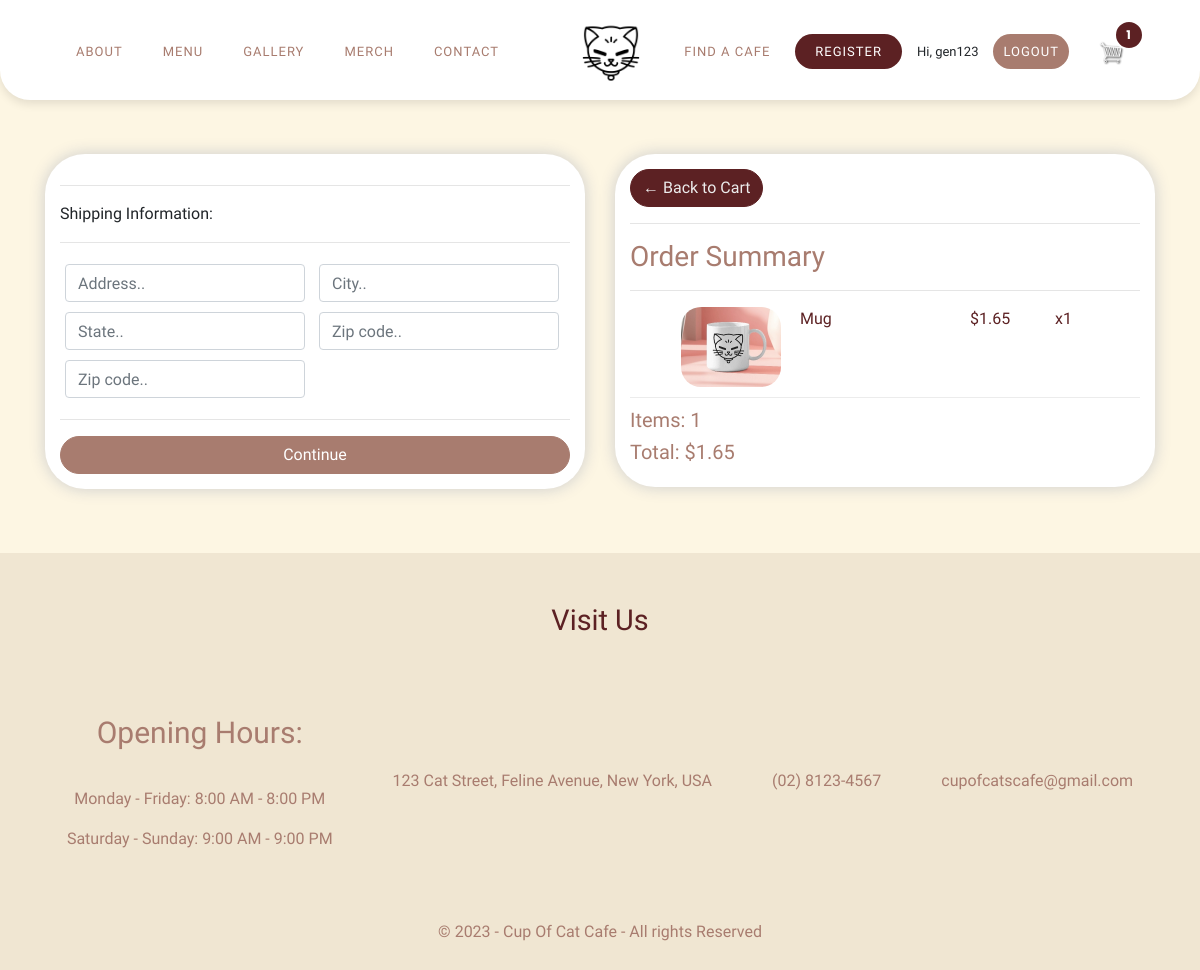
The app's page /checkout/ (signed in) with its own data.
### store/models.py (models this page shows, shortened)
class OrderItem(models.Model):
	product = models.ForeignKey(Product, on_delete=models.SET_NULL, null=True)
	order = models.ForeignKey(Order, on_delete=models.SET_NULL, null=True)
	quantity = models.IntegerField(default=0, null=True, blank=True)
	date_added = models.DateTimeField(auto_now_add=True)
	@property
	def get_total(self):
		total = self.product.price * self.quantity
		return total

class Product(models.Model):
	name = models.CharField(max_length=200)
	price = models.FloatField()
	digital = models.BooleanField(default=False,null=True, blank=True)
	image = models.ImageField(null=True, blank=True)
	category = models.CharField(max_length=50, default="product")  # Or a boolean flag `is_merch`
	@property
	def imageURL(self):
		try:
			url = self.image.url
		except:
			url = ''
		return url

class Order(models.Model):
	customer = models.ForeignKey(Customer, on_delete=models.SET_NULL, null=True, blank=True)
	date_ordered = models.DateTimeField(auto_now_add=True)
	complete = models.BooleanField(default=False)
	transaction_id = models.CharField(max_length=100, null=True)
	@property
	def shipping(self):
		shipping = False
		orderitems = self.orderitem_set.all()
		for i in orderitems:
			if i.product.digital == False:
				shipping = True
		return shipping
	@property
	def get_cart_total(self):
		orderitems = self.orderitem_set.all()
		total = sum([item.get_total for item in orderitems])
		return total
	@property
	def get_cart_items(self):
		orderitems = self.orderitem_set.all()
		total = sum([item.quantity for item in orderitems])
		return total

### store/views.py (the view)
# urls.py: path('checkout/', views.checkout, name="checkout"),
def checkout(request):
	data = cartData(request)
	cartItems = data['cartItems']
	order = data['order']
	items = data['items']
	context = {'items':items, 'order':order, 'cartItems':cartItems}
	return render(request, 'store/checkout.html', context)

### store/templates/store/checkout.html (shortened to what this page needs)
{% extends 'store/main.html' %}
{% load static %}
{% block content %}
     <div class="row">
		<div class="col-lg-6">
			<div class="box-element-checkout" id="form-wrapper">
				<form id="form">
					<div id="shipping-info">
						<hr>
						<p>Shipping Information:</p>
						<hr>
						<div class="form-field">
							<input class="form-control" type="text" name="address" placeholder="Address..">
						</div>
						<div class="form-field">
							<input class="form-control" type="text" name="city" placeholder="City..">
						</div>
						<div class="form-field">
							<input class="form-control" type="text" name="state" placeholder="State..">
						</div>
						<div class="form-field">
							<input class="form-control" type="text" name="zipcode" placeholder="Zip code..">
						</div>
						<div class="form-field">
							<input class="form-control" type="text" name="country" placeholder="Zip code..">
						</div>
					</div>
					<hr>
					<input id="form-button" class="btn btn-success btn-block" type="submit" value="Continue">
				</form>
			</div>
			<br>
		</div>
		<div class="col-lg-6">
			<div class="box-element-backtocart">
				<a  class="btn btn-outline-dark" href="{% url 'cart' %}">&#x2190; Back to Cart</a>
				<hr>
				<h3>Order Summary</h3>
				<hr>
				{% for item in items %}
				<div class="cart-row">
					<div style="flex:2"><img class="row-image" src="{{item.product.imageURL}}"></div>
					<div style="flex:2"><p>{{item.product.name}}</p></div>
					<div style="flex:1"><p>${{item.product.price|floatformat:2}}</p></div>
					<div style="flex:1"><p>x{{item.quantity}}</p></div>
				</div>
				{% endfor %}
				<h5>Items:   {{order.get_cart_items}}</h5>
				<h5>Total:   ${{order.get_cart_total|floatformat:2}}</h5>
			</div>
		</div>
	</div>
{% endblock content %}

### store/templates/store/main.html (shortened to what this page needs)
<!DOCTYPE html>
{% load static %}
<html>
<head>
	<link rel="stylesheet" href="https://stackpath.bootstrapcdn.com/bootstrap/4.4.1/css/bootstrap.min.css">
	<link rel="stylesheet" type="text/css" href="{% static 'css/main.css' %}">
</head>
<body>
	{% block navbar %}
	<nav class="navbar navbar-expand-lg navbar-dark bg-dark">
	<ul class="menu">
		<li><a href="{% url 'aboutus' %}">About</a></li>
		<li><a href="{% url 'store' %}">Menu</a></li>
		<li><a href="{% url 'gallery' %}">Gallery</a></li>
		<li><a href="{% url 'merch' %}">Merch</a></li>
		<li><a href="{% url 'contact' %}">Contact</a></li>
	</ul>
	<div class="logo">
		<a href="{% url 'home' %}">
			<img src="{% static 'images/logo-test.png' %}" class="logo" alt="Logo">
		</a>
	</div>
	  <div class="collapse navbar-collapse" id="navbarSupportedContent">
	  <ul class="right-buttons">
		<li><a href="{% url 'findcafe' %}"  class="findacafebutton">Find a Cafe</a></li>
		<li><a href="{% url 'register' %}" class="ordernowbutton">Register</a></li>
		{% if user.is_authenticated %}
		<span><p style="text-align: center; margin-top: 15px;">Hi, {{ user.username }}</p></span>
		<span><a href="{% url 'logout' %}"class="logoutButton">Logout</a></span>
		{% else %}
		<li><a href="{% url 'login' %}"class="loginButton">Login</a></li>
		{% endif %}
		<li class="cart-wrapper">
				<a href="{% url 'cart' %}">
				<img id="cart-icon" src="{% static 'images/cart.png' %}" alt="Cart">
				<p id="cart-total">{{cartItems}}</p>
			</a>
		</li>
	</div>
	</nav>
	{% endblock navbar %}
     <div class="container">
            <br>
            {% block content %}
            {% endblock content %}
         </div>
		 <section id="contact" class="contact fade-in">
			<h2 style="color: #5c2123;">Visit Us</h2>
			<div class="contact-info">
				<div class="info-item slide-up">
					<p style="font-size: 30px;";>Opening Hours:<p>
					<p>Monday - Friday: 8:00 AM - 8:00 PM</p>
					<p>Saturday - Sunday: 9:00 AM - 9:00 PM</p>
				</div>
				<div class="info-item slide-up">
					<p>123 Cat Street, Feline Avenue, New York, USA</p>
				</div>
				<div class="info-item slide-up">
					<p>(02) 8123-4567</p>
				</div>
				<div class="info-item slide-up">
					<p>cupofcatscafe@gmail.com</p>
				</div>
				<div class="info-item slide-up">
					<p>© 2023 - Cup Of Cat Cafe - All rights Reserved</p>
				</div>
			</div>
</body>
</html>

### static/css/main.css (style rules this page uses)
html, body { margin: 0; padding: 0; width: 100%; overflow-x: hidden; }
.menu { padding: 50px 20px; }
* { margin: 0; padding: 0; box-sizing: border-box; list-style: none; text-decoration: none; }
nav { z-index: 1000; position: absolute; }
nav a { color: #a87c6f; text-transform: uppercase; transition: all 0.1s ease; letter-spacing: 1px; padding: 10px; }
html { background-color: #fdf6e3; }
body { font-family: "Titan One", sans-serif; font-weight: 400; font-style: normal; }
nav { background-color: white; height: 100px; font-size: 13px; width: 100%; border-bottom-left-radius: 30px; border-bottom-right-radius: 30px; position: sticky; top: 0; display: flex; justify-content: space-between; align-items: center; padding: 0 20px; box-shadow: 0px 4px 10px rgba(0, 0, 0, 0.1); }
.logo img { width: 70px; height: 70px; position: absolute; left: 48%; top: 15px; }
ul { display: flex; gap: 20px; }
.menu { flex: 1; justify-content: center; margin-top: 20px; margin-left: 30px; }
.menu li, .right-buttons li { display: inline-block; line-height: 80px; }
.right-buttons { flex-wrap: wrap; justify-content: flex-end; margin-top: 20px; margin-right: 20px; display: flex; align-items: center; gap: 15px; }
.ordernowbutton { background-color: #5c2123; padding: 10px 20px; color: white; border-radius: 80px; transition: all 0.2s ease; }
.cart-wrapper { position: relative; display: inline-block; }
#cart-icon { margin-right: 40px; width: 25px; height: 25px; display: block; }
#cart-total { position: absolute; top: 60px; right: 20px; text-align: center; color: #fff; background-color: #5c2123; width: 30px; height: 30px; font-family: 'poppins', sans-serif; border-radius: 50%; font-weight: bold; font-size: 12px; line-height: 25px; border: 2px solid white; }
.loginButton, .logoutButton { background-color: #a87c6f; color: white; transition: 0.2s; border-radius: 80px; text-decoration: none; }
body { background-color: hsl(0, 0%, 98%); }
h1,h2,h3,h4,h5,h6 { color:#a87c6f; }
.bg-dark { background-color:white!important; }
.col-lg-4, .col-lg-6, .col-lg-8, .col-lg-12 { margin-top: 30px; }
.btn { border-radius: 0; }
.row-image { width: 100px; }
.form-field { width:250px; display: inline-block; padding: 5px; }
.cart-row { display: flex; align-items: flex-stretch; padding-bottom: 10px; margin-bottom: 10px; border-bottom: 1px solid #ececec; }
body { background-color: #fdf6e3; }
.btn.btn-outline-dark { border-radius: 80px; color: #ececec; border-color: #5c2123; background-color: #5c2123; }
.btn.btn-success { border-radius: 80px; background-color: #a87c6f; color: white; border-color: #a87c6f; }
.box-element-checkout { box-shadow:hsl(0, 0%, 80%) 0 0 16px; background-color: #fff; border-radius: 40px; padding: 15px; }
.box-element-backtocart { box-shadow:hsl(0, 0%, 80%) 0 0 16px; background-color: #fff; border-radius: 40px; padding: 15px; }
.row-image { border-radius: 20px; margin-left: 30%; }
.cart-row { color: #5c2123; }
nav { animation: fadeIn 1s ease-in-out; }
nav .menu li { animation: slideUp 0.5s ease-in-out; animation-delay: calc(0.1s * var(--i)); animation-fill-mode: both; }
.contact { animation: fadeIn 1s ease-in-out; }
.contact h2 { animation: slideInFromTop 1s ease-in-out; }
.contact-info .info-item { animation: slideInFromBottom 1s ease-in-out; animation-delay: calc(0.2s * var(--i)); animation-fill-mode: both; }
nav .menu li:nth-child(1) { --i: 1; }
nav .menu li:nth-child(2) { --i: 2; }
nav .menu li:nth-child(3) { --i: 3; }
nav .menu li:nth-child(4) { --i: 4; }
nav .menu li:nth-child(5) { --i: 5; }
.contact-info .info-item:nth-child(1) { --i: 1; }
.contact-info .info-item:nth-child(2) { --i: 2; }
.contact-info .info-item:nth-child(3) { --i: 3; }
.contact-info .info-item:nth-child(4) { --i: 4; }
.contact-info .info-item:nth-child(5) { --i: 5; }
.contact { background-color: #f0e6d2; margin: none; }
.contact h2 { text-align: center; font-size: 1.8rem; padding: 50px; bottom: 40%; margin-top: 40px; margin-bottom: 20px; font-family: 'Titan One', cursive; color: #a87c6f; }
.contact-info { display: flex; margin: 0 auto; flex-direction: row; align-items: center; justify-content: center; gap: 40px; flex-wrap: wrap; }
.info-item { display: flex; flex-direction: column; margin: 0 auto; align-items: center; justify-content: center; text-align: center; color: #a87c6f; font-family: 'Titan One', 'cursive'; margin: 10px; margin-top: 0.5px; }

### records on screen
OrderItem: product.imageURL (picture), product.name "Mug", product.price "1.65", quantity "1"
Order: get_cart_items "1", get_cart_total "1.65"

### other values on screen
{{ user.username }} "gen123"
{{ cartItems }} "1"
